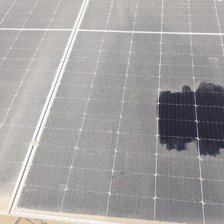
#> input picture dataset/dusty/dusty_19.jpg, 224 x 224 px, found by its file name
$ python test.py   (older library calls are emulated)
#> lines starting #> are read from the running program, lines starting #| are printed output that depends on the picture; long printed decimals are rounded
# =========================
# IEEE IMAGE FEATURE PIPELINE
# =========================

import cv2
import numpy as np
import matplotlib.pyplot as plt
import pandas as pd
from skimage.feature import graycomatrix, graycoprops, local_binary_pattern
from skimage.measure import shannon_entropy
import os

# -------------------------
# CONFIGURATION
# -------------------------
IMAGE_PATH = "D:\sudo-solo\dataset\dusty\dusty_19.jpg"  # CHANGE THIS
OUTPUT_DIR = "ieee_outputs"

os.makedirs(OUTPUT_DIR, exist_ok=True)

# -------------------------
# LOAD IMAGE
# -------------------------
img = cv2.imread(IMAGE_PATH)
#> img is the input picture: shape (224, 224, 3); mean B, G, R 159.1, 159.8, 162.3
if img is None:
    raise ValueError("Image not found. Check IMAGE_PATH.")

img_rgb = cv2.cvtColor(img, cv2.COLOR_BGR2RGB)
gray = cv2.cvtColor(img, cv2.COLOR_BGR2GRAY)

# -------------------------
# RGB HISTOGRAM
# -------------------------
plt.figure(figsize=(8,4))
colors = ('r','g','b')
for i, col in enumerate(colors):
    hist = cv2.calcHist([img_rgb],[i],None,[256],[0,256])
    plt.plot(hist, color=col, linewidth=1.5)

plt.title("RGB Histogram")
plt.xlabel("Pixel Intensity")
plt.ylabel("Frequency")
plt.tight_layout()
plt.savefig(f"{OUTPUT_DIR}/rgb_histogram.png", dpi=300)
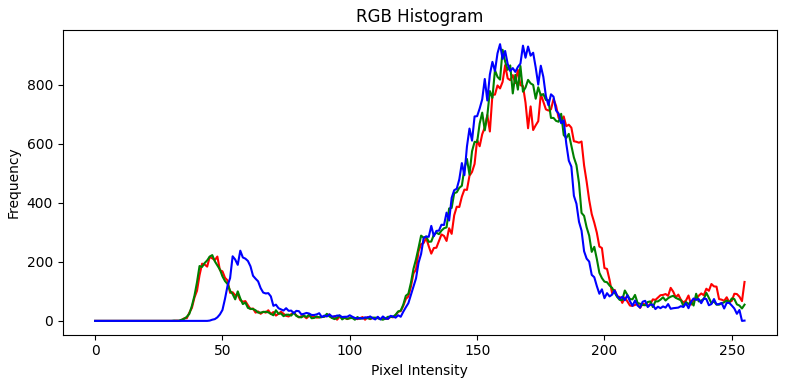
#> figure drawn by matplotlib, 1 panel; curve peaks at x = 161, y = 867; curve peaks at x = 160, y = 919; curve peaks at x = 159, y = 938
plt.close()

# -------------------------
# GRAYSCALE HISTOGRAM
# -------------------------
plt.figure(figsize=(8,4))
hist_gray = cv2.calcHist([gray],[0],None,[256],[0,256])
#> hist_gray = 256 values, max 886 at index 161, min 0 at index 0, mean 196
plt.plot(hist_gray, color='black', linewidth=1.5)
plt.title("Grayscale Histogram")
plt.xlabel("Pixel Intensity")
plt.ylabel("Frequency")
plt.tight_layout()
plt.savefig(f"{OUTPUT_DIR}/gray_histogram.png", dpi=300)
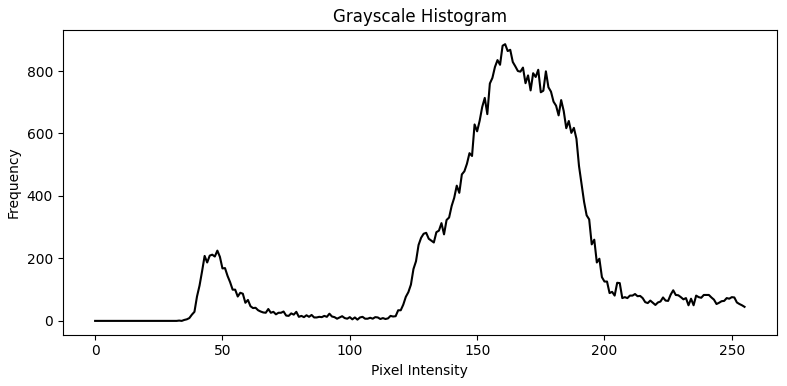
#> figure drawn by matplotlib, 1 panel; curve peaks at x = 161, y = 886
plt.close()

# -------------------------
# LUMINANCE CALCULATION
# -------------------------
luminance = (
    0.299 * img_rgb[:,:,0] +
    0.587 * img_rgb[:,:,1] +
    0.114 * img_rgb[:,:,2]
)

plt.figure(figsize=(6,6))
plt.imshow(luminance, cmap='gray')
plt.title("Luminance Image")
plt.axis('off')
plt.tight_layout()
plt.savefig(f"{OUTPUT_DIR}/luminance.png", dpi=300)
plt.close()

# -------------------------
# FEATURE EXTRACTION
# -------------------------
features = {}

# Statistical Features
features["Mean Intensity"] = np.mean(gray)
features["Standard Deviation"] = np.std(gray)
features["Entropy"] = shannon_entropy(gray)
features["Mean Luminance"] = np.mean(luminance)

# -------------------------
# GLCM TEXTURE FEATURES
# -------------------------
glcm = graycomatrix(
    gray,
    distances=[1],
    angles=[0],
    levels=256,
    symmetric=True,
    normed=True
)

features["GLCM Contrast"] = graycoprops(glcm, 'contrast')[0,0]
features["GLCM Energy"] = graycoprops(glcm, 'energy')[0,0]
features["GLCM Homogeneity"] = graycoprops(glcm, 'homogeneity')[0,0]

# -------------------------
# EDGE DETECTION & DENSITY
# -------------------------
edges = cv2.Canny(gray, 100, 200)
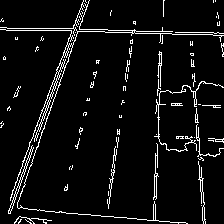
#> edges: shape (224, 224); 6% white in thin lines or dots
features["Edge Density"] = np.sum(edges > 0) / edges.size

plt.figure(figsize=(6,6))
plt.imshow(edges, cmap='gray')
plt.title("Canny Edge Detection")
plt.axis('off')
plt.tight_layout()
plt.savefig(f"{OUTPUT_DIR}/edges.png", dpi=300)
plt.close()

# -------------------------
# LOCAL BINARY PATTERN
# -------------------------
radius = 1
points = 8 * radius
lbp = local_binary_pattern(gray, points, radius, method="uniform")
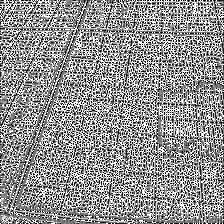
#> lbp: shape (224, 224) float64; min 0, max 9, mean 5.13; drawn with min black and max white

features["LBP Mean"] = np.mean(lbp)
features["LBP Std"] = np.std(lbp)

# -------------------------
# SHARPNESS MEASURE
# -------------------------
features["Laplacian Variance"] = cv2.Laplacian(gray, cv2.CV_64F).var()

# -------------------------
# SAVE FEATURE TABLE
# -------------------------
df = pd.DataFrame.from_dict(features, orient="index", columns=["Value"])
#> df = table of 11 rows and 1 columns
df.index.name = "Feature"

df.to_csv(f"{OUTPUT_DIR}/image_features.csv")
df.to_excel(f"{OUTPUT_DIR}/image_features.xlsx")

# -------------------------
# PRINT RESULTS
# -------------------------
print("\n===== EXTRACTED IMAGE FEATURES =====\n")
print(df)
#|                          Value
#| Feature
#| Mean Intensity      160.490
#| Standard Deviation   39.359
#| Entropy               6.865
#| Mean Luminance      160.470
#| GLCM Contrast       139.441
#| GLCM Energy           0.02525
#| GLCM Homogeneity      0.2294
#| Edge Density          0.05995
#| LBP Mean              5.127
#| LBP Std               2.980
#> (further printed lines are left out)

print("\nAll outputs saved in folder:", OUTPUT_DIR)

$ run again, with dataset/dusty/dusty_1.jpg copied over dataset/dusty/dusty_19.jpg
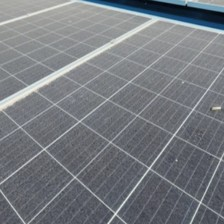
#> input picture dataset/dusty/dusty_1.jpg, 224 x 224 px, found by its file name
#> img is the input picture: shape (224, 224, 3); mean B, G, R 127.8, 122.5, 118.6
#> hist_gray = 256 values, max 752 at index 97, min 0 at index 0, mean 196
#> `edges = cv2.Canny(gray, 100, 200)`:
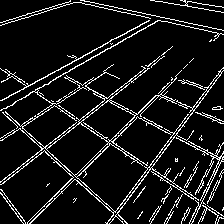
#> edges: shape (224, 224); 9.3% white in thin lines or dots
#> `lbp = local_binary_pattern(gray, points, radius, method="uniform")`:
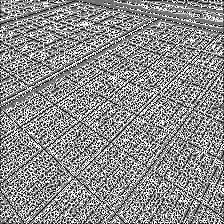
#> lbp: shape (224, 224) float64; min 0, max 9, mean 4.97; drawn with min black and max white
#> df = table of 11 rows and 1 columns
#|                          Value
#| Feature
#| Mean Intensity      121.937
#| Standard Deviation   34.690
#| Entropy               6.979
#| Mean Luminance      121.928
#> (further printed lines are left out)

$ run again, with dataset/dusty/dusty_10.jpg copied over dataset/dusty/dusty_19.jpg
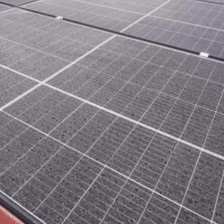
#> input picture dataset/dusty/dusty_10.jpg, 224 x 224 px, found by its file name
#> img is the input picture: shape (224, 224, 3); mean B, G, R 131.1, 125.4, 128.2
#> hist_gray = 256 values, max 760 at index 110, min 0 at index 0, mean 196
#> `edges = cv2.Canny(gray, 100, 200)`:
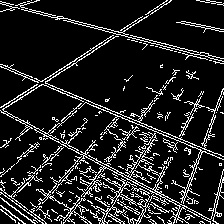
#> edges: shape (224, 224); 12.9% white in thin lines or dots
#> `lbp = local_binary_pattern(gray, points, radius, method="uniform")`:
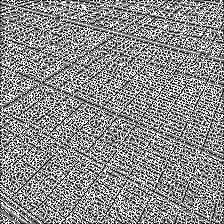
#> lbp: shape (224, 224) float64; min 0, max 9, mean 4.94; drawn with min black and max white
#> df = table of 11 rows and 1 columns
#|                           Value
#| Feature
#| Mean Intensity       126.776
#| Standard Deviation    28.671
#| Entropy                6.829
#| Mean Luminance       126.897
#> (further printed lines are left out)

$ run again, with dataset/dusty/dusty_11.jpg copied over dataset/dusty/dusty_19.jpg
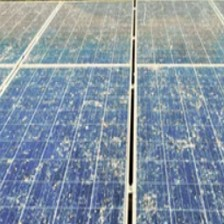
#> input picture dataset/dusty/dusty_11.jpg, 224 x 224 px, found by its file name
#> img is the input picture: shape (224, 224, 3); mean B, G, R 164.2, 149.1, 133.6
#> hist_gray = 256 values, max 636 at index 162, min 0 at index 255, mean 196
#> `edges = cv2.Canny(gray, 100, 200)`:
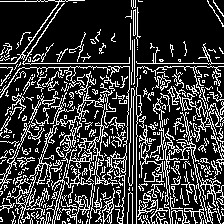
#> edges: shape (224, 224); 22.4% white in thin lines or dots
#> `lbp = local_binary_pattern(gray, points, radius, method="uniform")`:
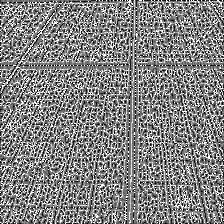
#> lbp: shape (224, 224) float64; min 0, max 9, mean 4.63; drawn with min black and max white
#> df = table of 11 rows and 1 columns
#|                           Value
#| Feature
#| Mean Intensity       146.203
#| Standard Deviation    33.615
#| Entropy                7.052
#| Mean Luminance       146.205
#> (further printed lines are left out)
